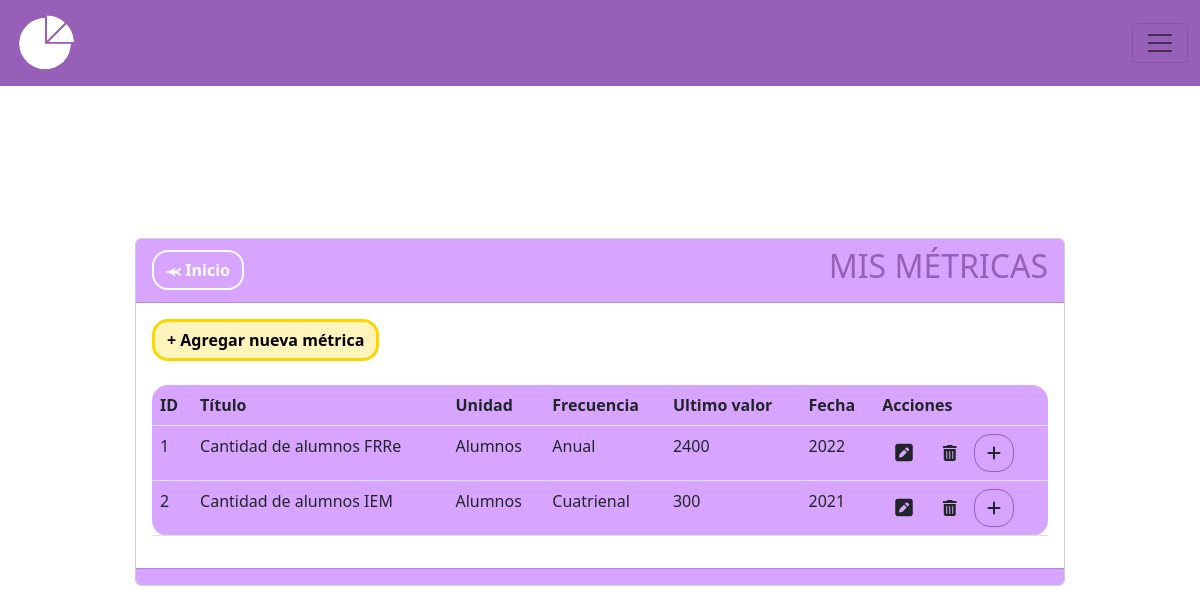
/metricas, run on an earlier commit of the app's database.
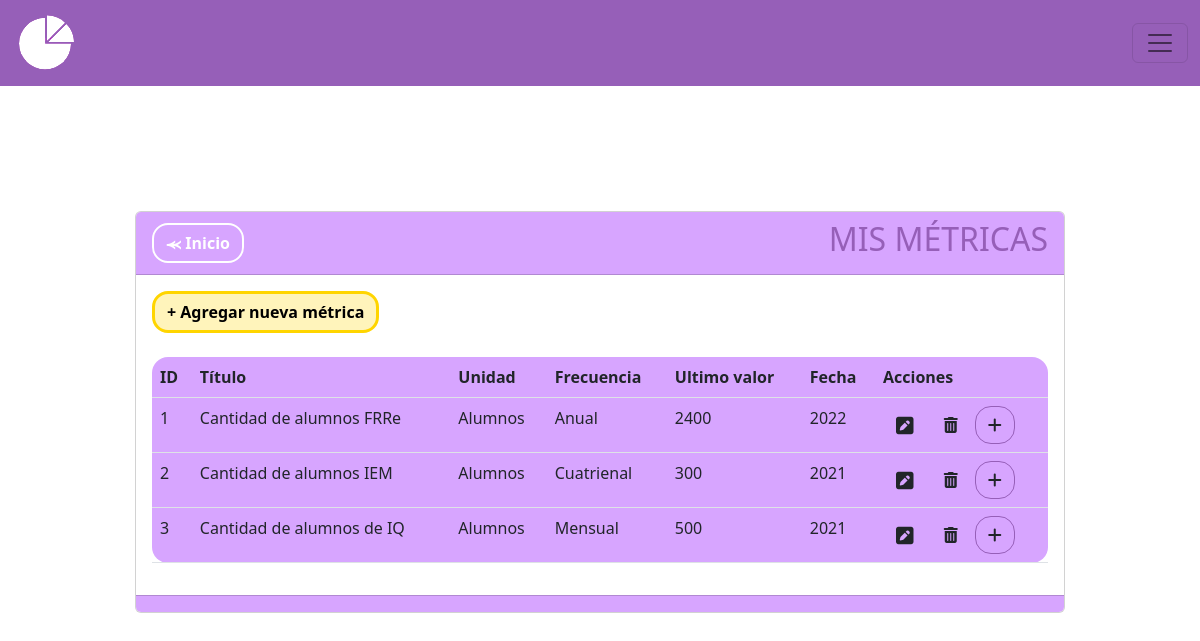
And on a later commit of the database.
### MIReApp/models.py (models this page shows, shortened)
class Metrica(models.Model):
    id = models.AutoField(primary_key=True)
    titulo = models.CharField(max_length=100,
                              verbose_name='Título',
                              unique= True,
                              validators= [
                                  RegexValidator(regex= r'^[a-zA-Z\s]*$',
                                                 message="El nombre no puede contener caracteres especiales.",
                                                 code='invalid_nombre')
                              ])
    descripcion = models.TextField(max_length=100, verbose_name='Descripción', blank=True, null=True)  #blank=True y null=True permiten que el campo se envie vacio
    unidad_medida = models.CharField(max_length=100,
                                        verbose_name='Unidad de Medida',
                                        validators= [
                                            RegexValidator(regex= r'^[a-zA-Z\s]*$',
                                                            message="La unidad de medida no puede contener caracteres especiales",
                                                            code='invalid_nombre')
                                        ])
    frecuencia = models.CharField(max_length=10, choices=FRECUENCIAS)
    valor = models.IntegerField(verbose_name='Valor', validators=[MinValueValidator(0, message="El valor no puede ser negativo")], default=0)
    year = models.PositiveIntegerField(verbose_name='Ingrese año:', validators=[validate_year])
    month = models.CharField(max_length=10, verbose_name='Ingrese mes:', choices=MESES, blank=True, null=True)
    semestral = models.CharField(max_length=15, verbose_name='Ingrese semestre:', choices=SEMESTRES, blank=True, null=True,)
    year2 = models.PositiveIntegerField(blank=True, null=True, verbose_name='Segundo año')

### MIReApp/views.py (the view)
# urls.py: path('metricas', views.metricas, name='metricas'),
def metricas(request):
    metricas = Metrica.objects.all()
    ultimos_valores = list()
    for u in metricas:
        if HistorialMetrica.objects.filter(metrica=u.id).order_by('año_historico'):
            t = list(HistorialMetrica.objects.filter(metrica=u.id).order_by('año_historico'))[-1] #Obtengo el la ultima instancia de la metrica
            u.valor = str(t.valor_historico) #Agrego en el campo valor, el valor de la ultima instancia
            u.year = str(t.año_historico) #Agrego en el campo año, el año de la ultima instancia
    return render(request, 'metricas/index.html', {'metrica': metricas})

### MIReApp/templates/metricas/index.html (shortened to what this page needs)
{% extends "base.html" %}
{% block contenido %}
<center>
    <link rel="stylesheet" href="https://cdnjs.cloudflare.com/ajax/libs/font-awesome/6.4.2/css/all.min.css">
    <div class="col-md-10 card" style="text-align: left;">
        <div class="card-header" style="background-color: #D7A5FF;">
            <div style="display: flex; justify-content: space-between; align-items: center;">
                <span><a href="{% url 'inicio' %}" class="btn btn-secondary rounded-4 fw-bold" style="background-color: transparent; color: #ffff;border-color: #ffff;border-width: 2px;">⪻ Inicio</a></span>
                <span><h2 style="color: #965FB8">MIS MÉTRICAS</h2></span>
            </div>
        </div>
        <div class="card-body">
            <a name="" id="" class="btn fw-bold rounded-4" style="background-color: #fff4bb;color: #000000;border-color: #ffd500;border-width: 3px;" href="{% url 'crear' %}">+ Agregar nueva métrica</a>
            <br>
            <br>
            <div class="table-responsive">
                <table class="table rounded-4" style="background-color: #D7A5FF;">
                    <thead>
                        <tr>
                            <th scope="col">ID</th>
                            <th scope="col">Título</th>
                            <th scope="col">Unidad</th>
                            <th scope="col">Frecuencia</th>
                            <th scope="col">Ultimo valor</th>
                            <th scope="col">Fecha</th>
                            <th scope="col">Acciones</th>
                        </tr>
                    </thead>
                    <tbody>
                        {% for metri in metrica %}
                        <tr class="">
                            <td scope="row">{{ metri.id }}</td>
                            <td>{{ metri.titulo }}</td>
                            <td>{{ metri.unidad_medida }}</td>
                            <td>{{ metri.frecuencia }}</td>
                            <td>{{ metri.valor }}</td>
                            <td>{{ metri.year }}</td>
                            <td>
                                <a name="" id="" class="btn" href="{% url 'editar' metri.id %}"><i class="fa-solid fa-square-pen fa-lg"></i></a>
                                <a name="" id="" class="btn" href="{% url 'eliminar' metri.id %}" role="button"><i class="fa-solid fa-trash-can"></i></a>
                                <a name="" id="" class="btn rounded-4" style="border-color: #965FB8" href="{% url 'historial_metrica' metri.id %}"><i class="fa-solid fa-plus"></i></a>
                            </td>
                        </tr>
                        {% endfor %}
                    </tbody>
                </table>
            </div>
        </div>
        <div class="card-footer text-muted" style="background-color: #D7A5FF;">
        </div>
    </div>
</center>
{% endblock %}

What changed in the data, as far as the page shows it:
added Metrica: id "3", titulo "Cantidad de alumnos de IQ", unidad_medida "Alumnos", frecuencia "Mensual", valor "500", year "2021"
